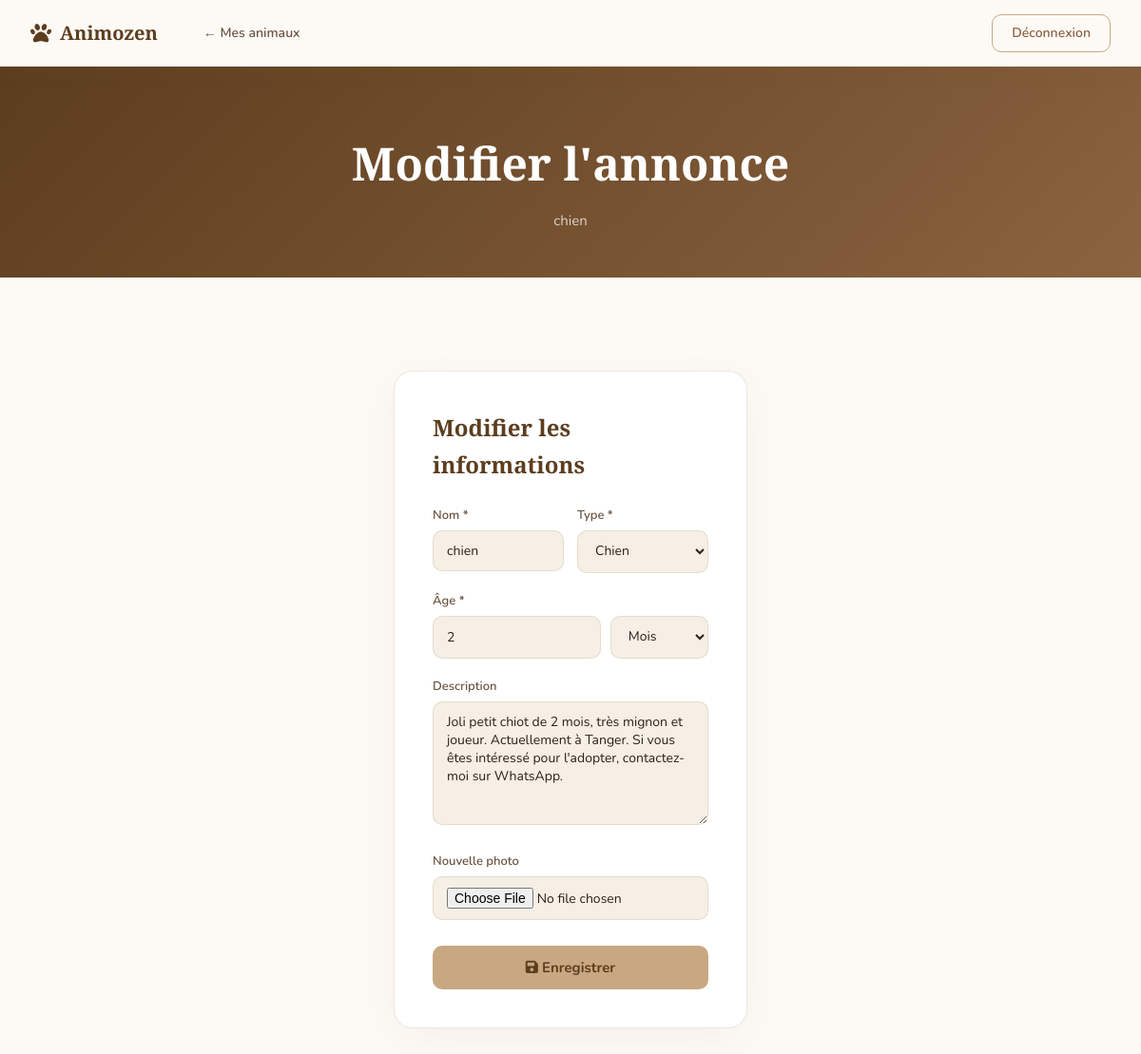
Page /modifier.php?id=24 (signed in) on the committed database.
### tables this page shows
CREATE TABLE `animaux` (
  `id` int(11) NOT NULL,
  `nom` varchar(100) DEFAULT NULL,
  `type` varchar(50) DEFAULT NULL,
  `age` int(11) DEFAULT NULL,
  `image` varchar(255) DEFAULT NULL,
  `description` text DEFAULT NULL,
  `id_utilisateur` int(11) DEFAULT NULL,
  `age_unite` varchar(10) DEFAULT 'ans'
);

### modifier.php (the view, shortened to what this page needs)
<?php
require_once 'config.php';
$id = intval($_GET['id'] ?? 0);
$stmt = $pdo->prepare("SELECT * FROM animaux WHERE id=? AND id_utilisateur=?");
$stmt->execute([$id, $_SESSION['user_id']]);
$animal = $stmt->fetch();
?>
<!DOCTYPE html>
<html lang="fr">
<head>
<link rel="stylesheet" href="https://cdnjs.cloudflare.com/ajax/libs/font-awesome/6.5.1/css/all.min.css"/>
<link rel="stylesheet" href="style.css"/>
</head>
<body>
<nav class="navbar scrolled">
  <div class="nav-container">
    <a href="index.php" class="nav-logo"><i class="fa-solid fa-paw"></i><span>Animozen</span></a>
    <ul class="nav-links"><li><a href="mes_animaux.php">← Mes animaux</a></li></ul>
    <div class="nav-auth"><a href="logout.php" class="btn-nav">Déconnexion</a></div>
  </div>
</nav>
<div class="page-top">
  <div class="page-header"><h1>Modifier l'annonce</h1><p><?= htmlspecialchars($animal['nom']) ?></p></div>
  <div class="form-wrap">
    <div class="form-card">
      <h2>Modifier les informations</h2>
      <form method="POST" enctype="multipart/form-data">
        <div class="form-row">
          <div class="form-group"><label class="form-label">Nom *</label><input type="text" name="nom" class="form-input" value="<?= htmlspecialchars($animal['nom']) ?>" required/></div>
          <div class="form-group">
            <label class="form-label">Type *</label>
            <select name="type" class="form-select" required>
              <?php foreach(['Chien','Chat','Oiseau','Autre'] as $t): ?>
                <option value="<?= $t ?>" <?= $animal['type']===$t?'selected':'' ?>><?= $t ?></option>
              <?php endforeach; ?>
            </select>
          </div>
        </div>
        <div class="form-group">
  <label class="form-label">Âge *</label>
  <div style="display:flex;gap:10px;">
    <input type="number" name="age_valeur" class="form-input"
           value="<?= intval($animal['age']) ?>"
           placeholder="Ex: 3" min="0" required style="flex:2;"/>
    <select name="age_unite" class="form-input" style="flex:1;">
      <option value="mois" <?= ($animal['age_unite'] ?? 'ans') === 'mois' ? 'selected' : '' ?>>Mois</option>
    </select>
  </div>
</div>        <div class="form-group"><label class="form-label">Description</label><textarea name="description" class="form-textarea"><?= htmlspecialchars($animal['description'] ?? '') ?></textarea></div>
        <div class="form-group"><label class="form-label">Nouvelle photo</label><input type="file" name="image" class="form-input" accept="image/*"/></div>
        <button type="submit" class="btn-submit"><i class="fa-solid fa-floppy-disk"></i> Enregistrer</button>
      </form>
    </div>
  </div>
</div>
</body>
</html>

### style.css (style rules this page uses)
:root { --beige: #c8a882; --beige-light: #f5efe6; --beige-mid: #e8d5bc; --brown: #8b6340; --brown-dark: #5c3d1e; --white: #ffffff; --text: #2d2118; --text2: #6b5544; --text3: #a0887a; --bg: #fdfaf6; --border: rgba(139, 99, 64, .15); --green: #1D9E75; --green-light: #e1f5ee; --radius: 16px; --radius-sm: 10px; --shadow: 0 8px 32px rgba(139, 99, 64, .12); --shadow-lg: 0 20px 60px rgba(139, 99, 64, .18); }
*, *::before, *::after { box-sizing: border-box; margin: 0; padding: 0; }
html { scroll-behavior: smooth; }
body { font-family: 'Nunito', sans-serif; background: var(--bg); color: var(--text); line-height: 1.6; overflow-x: hidden; }
a { text-decoration: none; color: inherit; }
.navbar { position: fixed; top: 0; left: 0; right: 0; z-index: 1000; padding: 0 2rem; transition: all .35s; }
.navbar.scrolled { background: rgba(253, 250, 246, .97); backdrop-filter: blur(14px); box-shadow: 0 2px 20px rgba(139, 99, 64, .1); }
.nav-container { max-width: 1200px; margin: 0 auto; display: flex; align-items: center; height: 70px; gap: 2rem; }
.nav-logo { display: flex; align-items: center; gap: 9px; font-family: 'Playfair Display', serif; font-size: 20px; font-weight: 700; color: #fff; flex-shrink: 0; transition: color .3s; }
.navbar.scrolled .nav-logo { color: var(--brown-dark); }
.nav-logo i { font-size: 22px; }
.nav-links { display: flex; list-style: none; gap: 4px; flex: 1; }
.nav-links a { padding: 8px 16px; border-radius: var(--radius-sm); font-size: 14px; font-weight: 600; color: rgba(255, 255, 255, .85); transition: all .2s; }
.navbar.scrolled .nav-links a { color: var(--text2); }
.nav-auth { margin-left: auto; display: flex; gap: 8px; align-items: center; }
.btn-nav { padding: 8px 20px; border-radius: var(--radius-sm); font-size: 14px; font-weight: 600; border: 1.5px solid rgba(255, 255, 255, .6); color: #fff; transition: all .2s; cursor: pointer; font-family: 'Nunito', sans-serif; background: transparent; }
.navbar.scrolled .btn-nav { border-color: var(--beige); color: var(--brown); }
.page-top { padding-top: 70px; }
.page-header { background: linear-gradient(135deg, #5c3d1e, #8b6340); padding: 4rem 2.5rem 3rem; text-align: center; }
.page-header h1 { font-family: 'Playfair Display', serif; font-size: clamp(2rem, 4vw, 3rem); color: #fff; margin-bottom: .6rem; }
.page-header p { font-size: 15px; color: rgba(255, 255, 255, .75); }
.form-wrap { max-width: 700px; margin: 0 auto; padding: 3rem 2.5rem; }
.form-card { background: var(--white); width: 60%; margin: 50px auto; border: 1px solid var(--border); border-radius: 20px; padding: 2.5rem; box-shadow: 0 10px 48px rgba(139, 99, 64, .07); }
.form-card h2 { font-family: 'Playfair Display', serif; font-size: 1.5rem; color: var(--brown-dark); margin-bottom: 1.5rem; }
.form-group { margin-bottom: 1.2rem; }
.form-label { font-size: 13px; font-weight: 600; color: var(--text2); display: block; margin-bottom: 5px; }
.form-input, .form-select, .form-textarea { width: 100%; padding: 11px 14px; border: 1.5px solid var(--border); border-radius: var(--radius-sm); font-size: 14px; font-family: 'Nunito', sans-serif; background: var(--beige-light); color: var(--text); outline: none; transition: border .2s; }
.form-textarea { resize: vertical; min-height: 130px; }
.form-row { display: grid; grid-template-columns: 1fr 1fr; gap: 14px; }
.btn-submit { width: 100%; padding: 13px; background: var(--beige); color: var(--brown-dark); border: none; border-radius: var(--radius-sm); font-size: 15px; font-weight: 700; cursor: pointer; transition: all .2s; font-family: 'Nunito', sans-serif; margin-top: .5rem; }

### rows in the picture
animaux: nom "chien", type "Chien", age_valeur "2", age_unite "Mois", description "Joli petit chiot de 2 mois, très mignon et joueur. Actuellement à Tanger. Si vous êtes intéressé pour l'adopter, contactez-moi sur WhatsApp."
